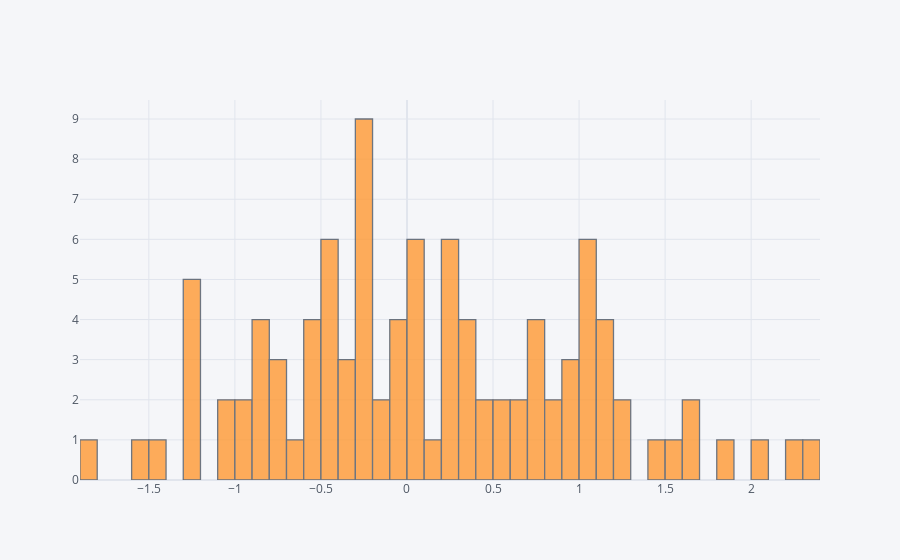

Here is the notebook cell this chart was saved with:
### Code cell
df['A'].iplot(kind='hist',bins=50)

### Figure 1 — Plotly figure (JSON) as saved in the notebook; plotly's stock layout.template omitted (floating-point values rounded to 4 significant figures)
{"data": [{"histfunc": "count", "histnorm": "", "marker": {"color": "rgba(255, 153, 51, 1.0)", "line": {"color": "#4D5663", "width": 1.3}}, "name": "A", "nbinsx": 50, "opacity": 0.8, "orientation": "v", "type": "histogram", "x": [1.488, 0.9204, -0.09795, 0.7214, 0.4826, 1.049, -0.536, -0.5846, -0.4701, 2.294, 0.2492, -0.4046, -0.359, -1.237, -0.9956, -0.2732, 0.7981, -1.526, 0.964, -0.002372, 0.01874, 1.136, -1.812, -0.3957, 0.02694, 1.561, 0.9475, 1.187, 1.626, 0.08114, 0.7471, 1.003, 0.0797, -0.7337, -0.5229, -1.407, 1.003, -0.09289, 1.108, -1.251, -1.054, -0.412, 1.281, 1.042, 0.4884, -0.8546, -0.2084, 0.7498, -1.208, -0.2199, -0.8911, -0.8577, -0.4384, -0.7958, 0.3127, -0.2281, 0.5766, 0.3954, 0.6429, 0.6484, 0.0686, -1.09, -0.1929, -0.9828, 0.0188, -0.5572, -0.2389, -0.2042, 0.275, 0.3084, 2.383, 1.047, -1.215, 0.1622, -0.1752, -0.4115, 1.869, 0.2383, 0.2179, -0.2412, 2.036, -0.22, 1.192, 0.8003, -0.8906, 0.5343, -0.03019, -0.7688, 1.018, 1.627, -0.4052, 0.2102, -0.2831, -0.697, 1.221, 0.3307, 0.8541, 0.2446, -0.3494, -1.203]}], "layout": {"barmode": "overlay", "legend": {"bgcolor": "#F5F6F9", "font": {"color": "#4D5663"}}, "paper_bgcolor": "#F5F6F9", "plot_bgcolor": "#F5F6F9", "title": {"font": {"color": "#4D5663"}}, "xaxis": {"gridcolor": "#E1E5ED", "showgrid": true, "tickfont": {"color": "#4D5663"}, "title": {"font": {"color": "#4D5663"}, "text": ""}, "zerolinecolor": "#E1E5ED"}, "yaxis": {"gridcolor": "#E1E5ED", "showgrid": true, "tickfont": {"color": "#4D5663"}, "title": {"font": {"color": "#4D5663"}, "text": ""}, "zerolinecolor": "#E1E5ED"}}}
